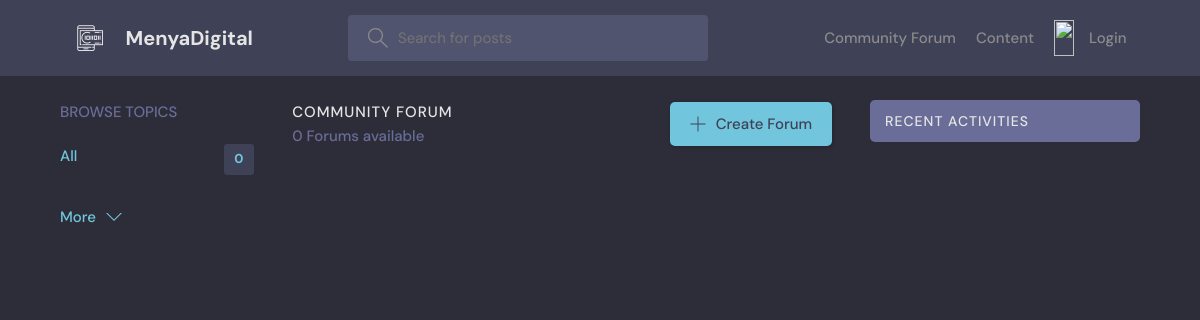
The app's page /, older data.
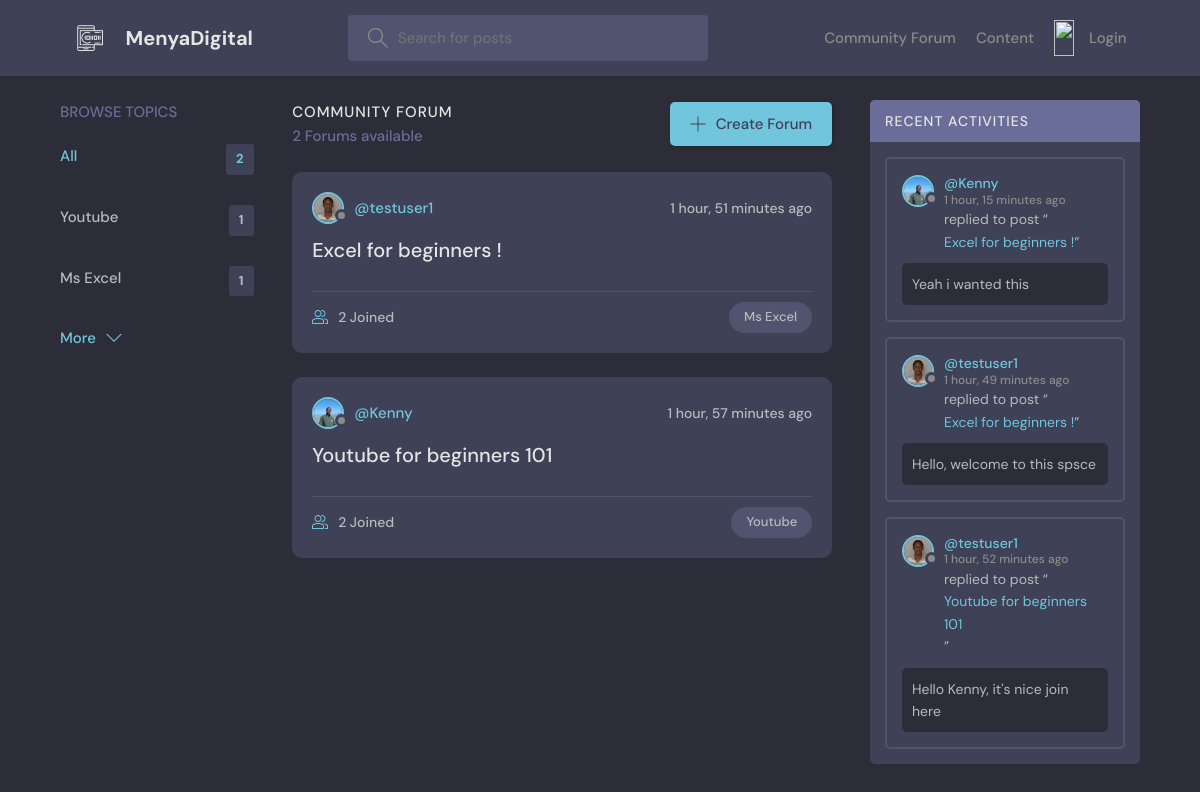
The same page, newer data.
### menyaApp/models.py (models this page shows, shortened)
class Topic(models.Model):
    name = models.CharField(max_length=200)

class Room(models.Model):
    host = models.ForeignKey(User, on_delete=models.SET_NULL, null=True)
    topic = models.ForeignKey(Topic, on_delete=models.SET_NULL, null=True)
    name = models.CharField(max_length=200)
    description = models.TextField(null=True, blank=True)
    participants = models.ManyToManyField(User, related_name="participants", blank=True)
    updated = models.DateTimeField(auto_now=True)
    created = models.DateTimeField(auto_now_add=True)
    class Meta:
        ordering = ["-updated", "-created"]
    def __str__(self):
        return self.name

class User(AbstractUser):
    username = models.CharField(max_length=150, unique=True, null=True, blank=True)
    name = models.CharField(max_length=200, null=True)
    email = models.EmailField(unique=True, null=True)
    bio = models.TextField(null=True)
    avatar = models.ImageField(null=True, default="avatar.svg")
    USERNAME_FIELD = "email"
    REQUIRED_FIELDS = ["username"]

class Message(models.Model):
    user = models.ForeignKey(User, on_delete=models.CASCADE)
    room = models.ForeignKey(Room, on_delete=models.CASCADE)
    body = models.TextField()
    updated = models.DateTimeField(auto_now=True)
    created = models.DateTimeField(auto_now_add=True)
    class Meta:
        ordering = ["-updated", "-created"]

### menyaApp/views.py (the view)
# urls.py: path("", views.home, name="home"),
def home(request):
    q = request.GET.get("q") if request.GET.get("q") != None else ""
    rooms = Room.objects.filter(
        Q(topic__name__icontains=q) | Q(name__icontains=q) | Q(description__icontains=q)
    ).select_related("host")
    topics = Topic.objects.all()[0:5]
    room_count = rooms.count()
    room_messages = Message.objects.filter(Q(room__topic__name__icontains=q))[0:3]
    context = {
        "rooms": rooms,
        "topics": topics,
        "room_count": room_count,
        "room_messages": room_messages,
    }
    return render(request, "base/home.html", context)

### menyaApp/templates/base/home.html (shortened to what this page needs)
{% extends 'main.html' %} {% block content %}
<main class="layout layout--3">
  <div class="container">
    {% include 'base/topics_component.html' %}
    <div class="roomList">
      <div class="roomList__header">
        <div>
          <h2>Community Forum</h2>
          <p>{{room_count}} Forums available</p>
        </div>
        <a class="btn btn--main" href="{% url 'create-room' %}">
          <svg
            version="1.1"
            xmlns="http://www.w3.org/2000/svg"
            width="32"
            height="32"
            viewBox="0 0 32 32"
          >
            <title>add</title>
            <path
              d="M16.943 0.943h-1.885v14.115h-14.115v1.885h14.115v14.115h1.885v-14.115h14.115v-1.885h-14.115v-14.115z"
            ></path>
          </svg>
          Create Forum
        </a>
      </div>
      {% include 'base/feed_component.html' %}
    </div>
    {% include 'base/activity_component.html' %}
  </div>
</main>
{% endblock %}

### menyaApp/templates/base/topics_component.html
<div class="topics">
  <div class="topics__header">
    <h2>Browse Topics</h2>
  </div>
  <ul class="topics__list">
    <li>
      <a href="{% url 'home' %}" class="active"
        >All <span>{{topics.count}}</span></a
      >
    </li>
    {% for topic in topics %}
    <li>
      <a href="{% url 'home' %}?q={{topic.name}}"
        >{{topic.name}}<span>{{topic.room_set.all.count}}</span></a
      >
    </li>
    {% endfor %}
  </ul>
  <a class="btn btn--link" href="{% url 'topics' %}">
    More
    <svg
      version="1.1"
      xmlns="http://www.w3.org/2000/svg"
      width="32"
      height="32"
      viewBox="0 0 32 32"
    >
      <title>chevron-down</title>
      <path d="M16 21l-13-13h-3l16 16 16-16h-3l-13 13z"></path>
    </svg>
  </a>
</div>

### menyaApp/templates/base/feed_component.html (shortened to what this page needs)
{% for room in rooms %}
<div class="roomListRoom">
  <div class="roomListRoom__header">
    <a
      href="{% url 'user-profile' room.host.id %}"
      class="roomListRoom__author"
    >
      <div class="avatar avatar--small">
        <img src="{{room.host.avatar.url}}" />
      </div>
      <span>@{{room.host.username}}</span>
    </a>
    <div class="roomListRoom__actions">
      <span>{{room.created|timesince}} ago</span>
    </div>
  </div>
  <div class="roomListRoom__content">
    <a href="{% url 'room' room.id %}">{{room.name}}</a>
  </div>
  <div class="roomListRoom__meta">
    <a href="{% url 'room' room.id %}" class="roomListRoom__joined">
      {{room.participants.all.count}} Joined
    </a>
    <p class="roomListRoom__topic">{{room.topic.name}}</p>
  </div>
</div>
{% endfor %}

### menyaApp/templates/base/activity_component.html (shortened to what this page needs)
<div class="activities">
  <div class="activities__header">
    <h2>Recent Activities</h2>
  </div>
  {% for message in room_messages %}
  <div class="activities__box">
    <div class="activities__boxHeader roomListRoom__header">
      <a
        href="{% url 'user-profile' message.user.id %}"
        class="roomListRoom__author"
      >
        <div class="avatar avatar--small">
          <img src="{{message.user.avatar.url}}" />
        </div>
        <p>
          @{{message.user.username}}
          <span>{{message.created|timesince}} ago</span>
        </p>
      </a>
    </div>
    <div class="activities__boxContent">
      <p>
        replied to post “<a href="{% url 'room' message.room.id %}"
          >{{message.room}}</a
        >”
      </p>
      <div class="activities__boxRoomContent">{{message.body}}</div>
    </div>
  </div>
  {% endfor %}
</div>

Row changes from the older to the newer data that the page shows:
added Topic: name "Youtube", room_set.all.count "1"
added Topic: name "Ms Excel", room_set.all.count "1"
added Room: host.avatar (picture), host.username "testuser1", created "1 hour, 51 minutes", name "Excel for beginners !", participants.all.count "2", topic.name "Ms Excel"
added Room: host.avatar (picture), host.username "Kenny", created "1 hour, 57 minutes", name "Youtube for beginners 101", participants.all.count "2", topic.name "Youtube"
added Message: user.avatar (picture), user.username "Kenny", created "1 hour, 15 minutes", room "Excel for beginners !", body "Yeah i wanted this"
added Message: user.avatar (picture), user.username "testuser1", created "1 hour, 49 minutes", room "Excel for beginners !", body "Hello, welcome to this spsce"
added Message: user.avatar (picture), user.username "testuser1", created "1 hour, 52 minutes", room "Youtube for beginners 101", body "Hello Kenny, it's nice join here"
Text that changed along with them:
{{ topics.count }}: "0" → "2"
{{ room_count }}: "0" → "2"
